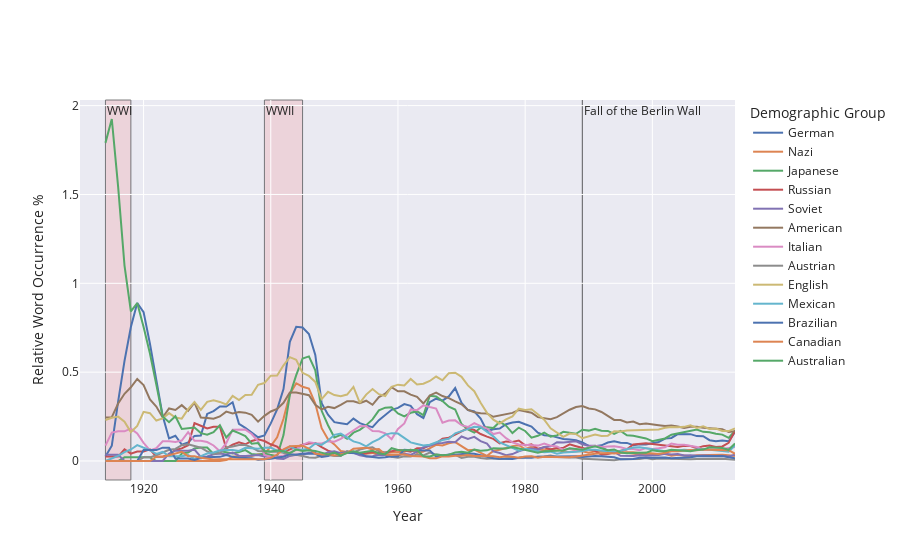

Here is the notebook cell this chart was saved with:
### Markdown cell above
We choose to group the occurrences of word by 5 years sinc the year by year data is high variance.

### Code cell
ethnicities=['German','Nazi','Japanese','Russian','Soviet','American','Italian','Austrian','English', "Mexican", "Brazilian", "Canadian",'Australian']
fig = plot_relative_occurrences(all_counts_by_period, ethnicities,[
    ('1914', '1918', 'WWI'),
    ('1939', '1945', 'WWII'),
    ('1989', '1989', 'Fall of the Berlin Wall')
])
fig.show()

#fig_json = fig.to_json()

#with open('figures/ethnicity-representation2.json', 'w') as json_file:
#   json.dump(json.loads(fig_json), json_file, indent=4)
